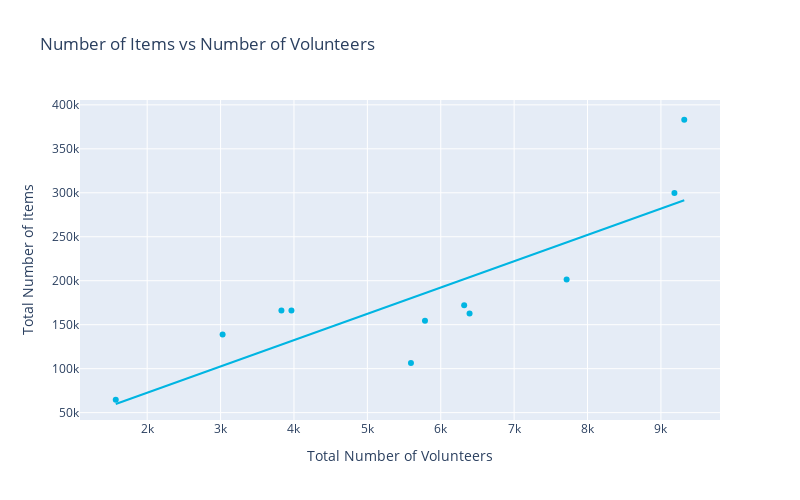

The notebook cell this image was saved under:
### Markdown cell above
The bar plot looks pretty busy, and it's hard to compare sizes of different colors when they're stacked on top of each other. So let's try lines instead. But first, let's plot the number of items as a function of the number of volunteers, since it looks like they might be correlated. It makes sense that the more people are doing cleanup, the more things get cleaned up. We could multiply the number of hours of cleanup with the number of volunteers, but there seems to be some outliers in the Duration (hrs) data, so we'll skip that for now.
Plotted below are the number of items vs number of volunteers, each summarized over a one year period.

### Code cell
fig.data = []
fig = px.scatter(annual_data, 
                 x='Total Volunteers', 
                 y='Total Items', 
                 trendline="ols",
                 title="Number of Items vs Number of Volunteers",
                )
fig.update_layout(
    autosize=False,
    width=800,
    height=500,
    yaxis_title='Total Number of Items',
    xaxis_title='Total Number of Volunteers',
)
fig.update_traces(marker_color=graphs.SOS_BLUE)
fig.show()

### Figure 1 — Plotly figure (JSON) as saved in the notebook; plotly's stock layout.template omitted (floating-point values rounded to 4 significant figures)
{"data": [{"hovertemplate": "Total Volunteers=%{x}<br>Total Items=%{y}<extra></extra>", "legendgroup": "", "marker": {"color": "#00b5e2", "symbol": "circle"}, "mode": "markers", "name": "", "orientation": "v", "showlegend": false, "type": "scatter", "x": [9184, 9318, 7715, 6319, 5594, 5785, 6392.0, 1572.0, 3028.0, 3829, 3966.0], "xaxis": "x", "y": [299700.0, 383100.0, 201536, 172271, 106400.0, 154500.0, 162879, 64610.0, 138900.0, 166222, 166200.0], "yaxis": "y"}, {"hovertemplate": "<b>OLS trendline</b><br>Total Items = 29.903 * Total Volunteers + 12849.1<br>R<sup>2</sup>=0.700371<br><br>Total Volunteers=%{x}<br>Total Items=%{y} <b>(trend)</b><extra></extra>", "legendgroup": "", "marker": {"color": "#00b5e2", "symbol": "circle"}, "mode": "lines", "name": "", "showlegend": false, "type": "scatter", "x": [1572.0, 3028.0, 3829, 3966.0, 5594, 5785, 6319, 6392.0, 7715, 9184, 9318], "xaxis": "x", "y": [59840.0, 103400.0, 127300.0, 131400.0, 180100.0, 185800.0, 201800.0, 204000.0, 243600.0, 287500.0, 291500.0], "yaxis": "y"}], "layout": {"autosize": false, "height": 500, "legend": {"tracegroupgap": 0}, "title": {"text": "Number of Items vs Number of Volunteers"}, "width": 800, "xaxis": {"anchor": "y", "autorange": true, "domain": [0, 1], "range": [1084.0, 9805.0], "title": {"text": "Total Number of Volunteers"}, "type": "linear"}, "yaxis": {"anchor": "x", "autorange": true, "domain": [0, 1], "range": [41650.0, 405500.0], "title": {"text": "Total Number of Items"}, "type": "linear"}}}
